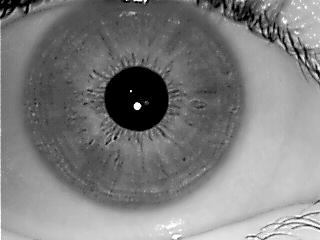
#> input picture 4.png, 320 x 240 px
$ python ho1.py
#> lines starting #> are read from the running program, lines starting #| are printed output that depends on the picture; after the words box and inside, x2 and y2 are one past the last pixel; in counts of white or black regions, pixels touching at a corner belong together
import cv2
import numpy as np
from matplotlib import pyplot as plt

img_1 = cv2.imread('4.png',0)
#> img_1 is the input picture: shape (240, 320); min 0, max 255, mean 127.1
'''
ret, img = cv2.threshold(img_1,127,255,cv2.THRESH_BINARY)
edges = cv2.Canny(img,200,300)
'''
img = cv2.Canny(img_1,200,300)
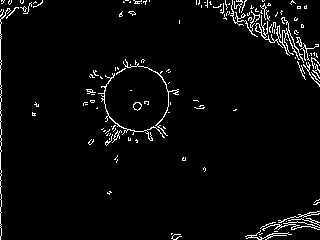
#> img: shape (240, 320); 3.5% white in thin lines or dots
ret, edges = cv2.threshold(img,127,255,cv2.THRESH_BINARY)


plt.subplot(131),plt.imshow(edges,cmap = 'gray')
plt.title('Edges Image'), plt.xticks([]), plt.yticks([])


img_2 = cv2.medianBlur(edges,5)
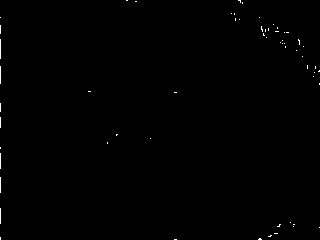
#> img_2: shape (240, 320); 0.31% white in thin lines or dots
cimg = cv2.cvtColor(img_2,cv2.COLOR_GRAY2BGR)
#> cimg: shape (240, 320, 3); 0.31% white in thin lines or dots

circles = cv2.HoughCircles(edges,cv2.HOUGH_GRADIENT,1,20,
                            param1=50,param2=30,minRadius=0,maxRadius=0)
#> circles = [[136.5, 99.5, 32.5]]

circles = np.uint16(np.around(circles))
#> circles = [[136, 100, 32]]
for i in circles[0,:]:
    # draw the outer circle
    cv2.circle(cimg,(i[0],i[1]),i[2],(255,255,255),2)
    cv2.circle(img_1,(i[0],i[1]),i[2],(255,255,255),2)
    # draw the center of the circle
    cv2.circle(cimg,(i[0],i[1]),2,(255,255,255),3)
    cv2.circle(img_1,(i[0],i[1]),2,(255,255,255),3)
#> this loop made 1 pass
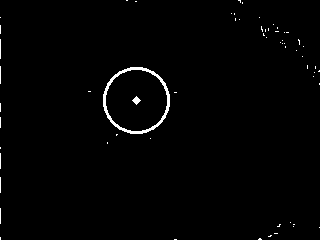
#> cimg: shape (240, 320, 3); 1.2% white in thin lines or dots
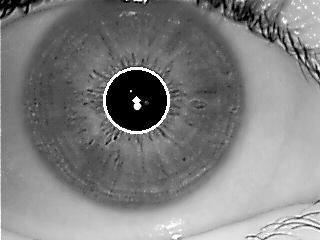
#> img_1: shape (240, 320); 0.84% of pixels changed, all inside (x1, y1, x2, y2) = (103, 67, 170, 134)

'''
cv2.imshow('detected circles',cimg)
cv2.waitKey(0)
cv2.destroyAllWindows()

'''

plt.subplot(132),plt.imshow(cimg,cmap = 'gray')
plt.title('Circ Image'), plt.xticks([]), plt.yticks([])
plt.subplot(133),plt.imshow(img_1,cmap = 'gray')
plt.title('Segmentation'), plt.xticks([]), plt.yticks([])

plt.show()
